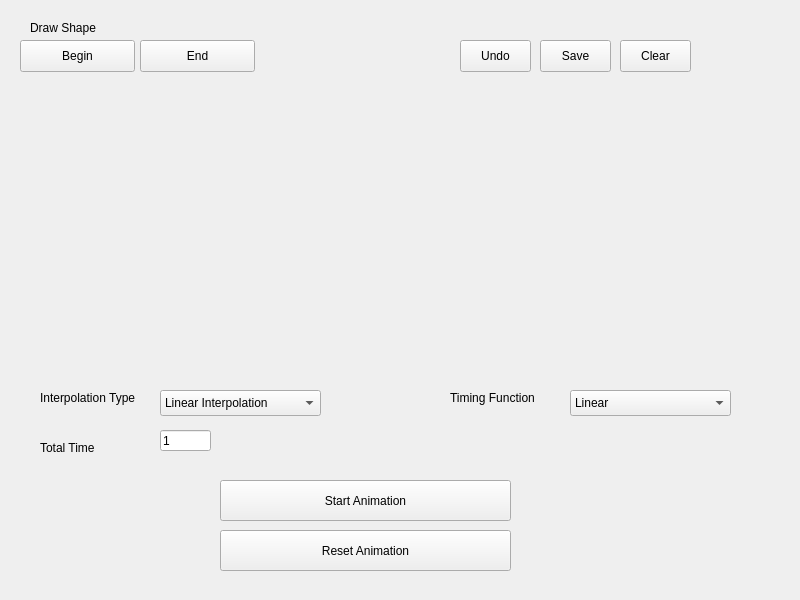
<?xml version="1.0" encoding="UTF-8"?>
<ui version="4.0">
 <class>Canvas</class>
 <widget class="QWidget" name="Canvas">
  <property name="geometry">
   <rect>
    <x>0</x>
    <y>0</y>
    <width>800</width>
    <height>600</height>
   </rect>
  </property>
  <property name="windowTitle">
   <string>Canvas</string>
  </property>
  <widget class="QLabel" name="label">
   <property name="geometry">
    <rect>
     <x>30</x>
     <y>20</y>
     <width>91</width>
     <height>16</height>
    </rect>
   </property>
   <property name="text">
    <string>Draw Shape</string>
   </property>
  </widget>
  <widget class="QPushButton" name="beginButton">
   <property name="geometry">
    <rect>
     <x>20</x>
     <y>40</y>
     <width>115</width>
     <height>32</height>
    </rect>
   </property>
   <property name="text">
    <string>Begin</string>
   </property>
  </widget>
  <widget class="QPushButton" name="endButton">
   <property name="geometry">
    <rect>
     <x>140</x>
     <y>40</y>
     <width>115</width>
     <height>32</height>
    </rect>
   </property>
   <property name="text">
    <string>End</string>
   </property>
  </widget>
  <widget class="QLabel" name="label_2">
   <property name="geometry">
    <rect>
     <x>40</x>
     <y>390</y>
     <width>121</width>
     <height>16</height>
    </rect>
   </property>
   <property name="text">
    <string>Interpolation Type</string>
   </property>
  </widget>
  <widget class="QComboBox" name="timingFunction">
   <property name="geometry">
    <rect>
     <x>570</x>
     <y>390</y>
     <width>161</width>
     <height>26</height>
    </rect>
   </property>
   <item>
    <property name="text">
     <string>Linear</string>
    </property>
   </item>
   <item>
    <property name="text">
     <string>Ease In</string>
    </property>
   </item>
   <item>
    <property name="text">
     <string>Ease Out</string>
    </property>
   </item>
  </widget>
  <widget class="QLabel" name="label_3">
   <property name="geometry">
    <rect>
     <x>450</x>
     <y>390</y>
     <width>111</width>
     <height>16</height>
    </rect>
   </property>
   <property name="text">
    <string>Timing Function</string>
   </property>
  </widget>
  <widget class="QComboBox" name="interpolationType">
   <property name="geometry">
    <rect>
     <x>160</x>
     <y>390</y>
     <width>161</width>
     <height>26</height>
    </rect>
   </property>
   <item>
    <property name="text">
     <string>Linear Interpolation</string>
    </property>
   </item>
   <item>
    <property name="text">
     <string>Vector Interpolation</string>
    </property>
   </item>
  </widget>
  <widget class="QLabel" name="label_4">
   <property name="geometry">
    <rect>
     <x>40</x>
     <y>440</y>
     <width>71</width>
     <height>16</height>
    </rect>
   </property>
   <property name="text">
    <string>Total Time</string>
   </property>
  </widget>
  <widget class="QPushButton" name="startButton">
   <property name="geometry">
    <rect>
     <x>220</x>
     <y>480</y>
     <width>291</width>
     <height>41</height>
    </rect>
   </property>
   <property name="text">
    <string>Start Animation</string>
   </property>
  </widget>
  <widget class="QLineEdit" name="totalTime">
   <property name="geometry">
    <rect>
     <x>160</x>
     <y>430</y>
     <width>51</width>
     <height>21</height>
    </rect>
   </property>
   <property name="text">
    <string>1</string>
   </property>
  </widget>
  <widget class="QPushButton" name="saveButton">
   <property name="geometry">
    <rect>
     <x>540</x>
     <y>40</y>
     <width>71</width>
     <height>32</height>
    </rect>
   </property>
   <property name="text">
    <string>Save</string>
   </property>
  </widget>
  <widget class="QPushButton" name="undoButton">
   <property name="geometry">
    <rect>
     <x>460</x>
     <y>40</y>
     <width>71</width>
     <height>32</height>
    </rect>
   </property>
   <property name="text">
    <string>Undo</string>
   </property>
  </widget>
  <widget class="QPushButton" name="clearButton">
   <property name="geometry">
    <rect>
     <x>620</x>
     <y>40</y>
     <width>71</width>
     <height>32</height>
    </rect>
   </property>
   <property name="text">
    <string>Clear</string>
   </property>
  </widget>
  <widget class="QPushButton" name="startButton_2">
   <property name="geometry">
    <rect>
     <x>220</x>
     <y>530</y>
     <width>291</width>
     <height>41</height>
    </rect>
   </property>
   <property name="text">
    <string>Reset Animation</string>
   </property>
  </widget>
 </widget>
 <layoutdefault spacing="6" margin="11"/>
 <resources/>
 <connections/>
</ui>
